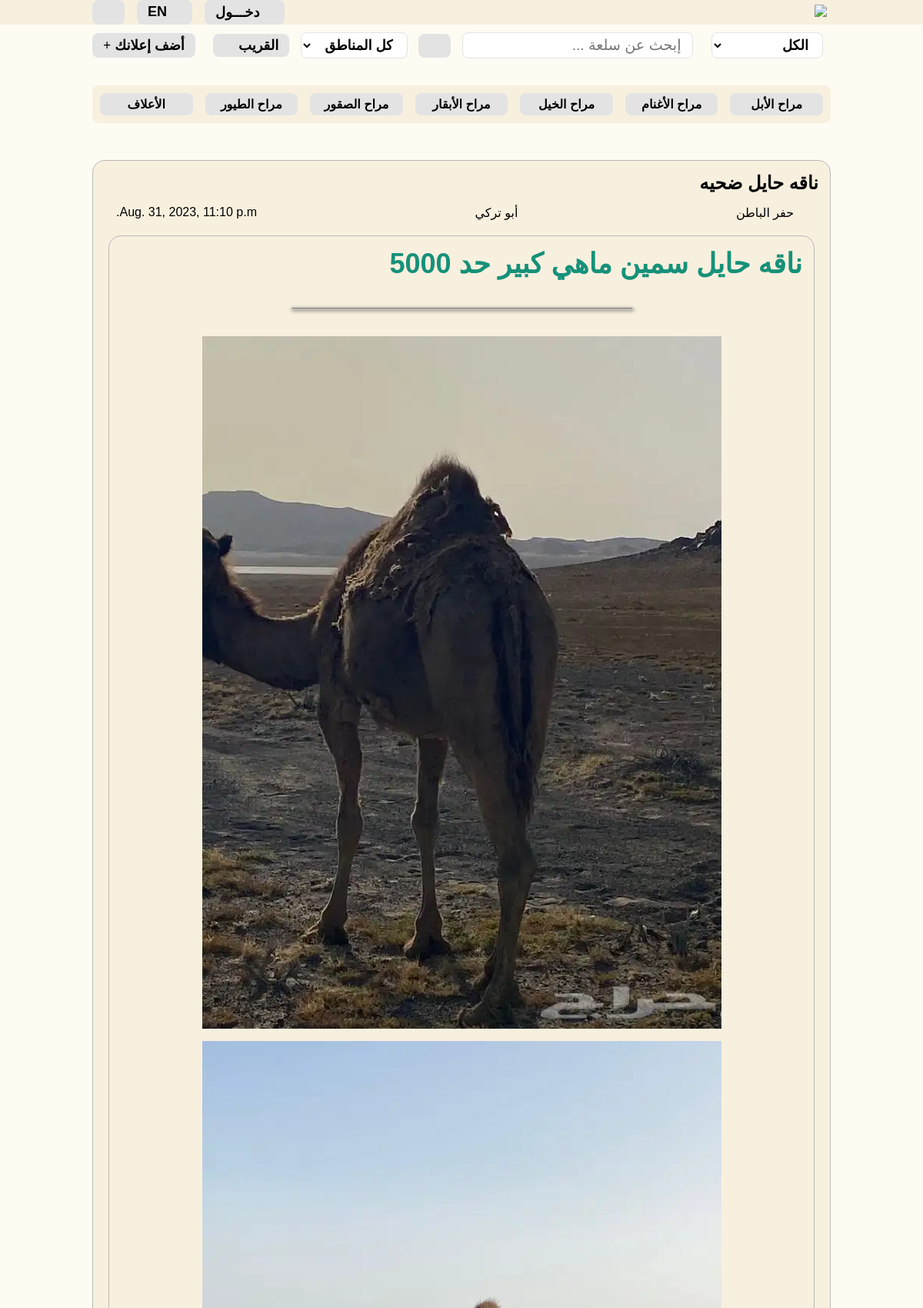
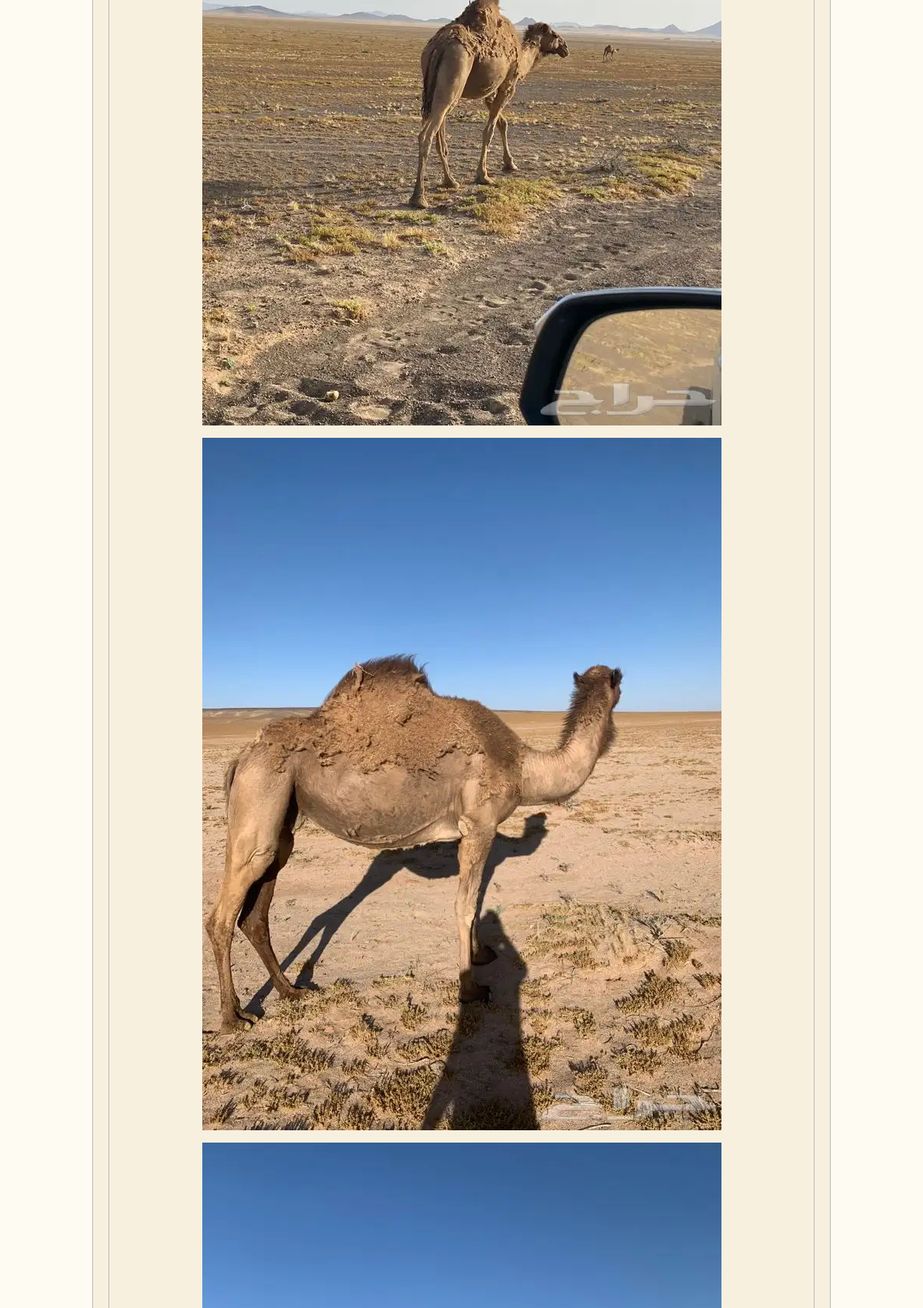
The page /post/detail/4 (upper part) on the database its author committed (2 pictures, top to bottom).
### post_app/models.py (models this page shows, shortened)
class Post_Category(models.Model):
    name         = models.CharField(max_length=250, blank=True, null=True)
    created_date = models.DateTimeField(auto_now_add=True)
    last_update  = models.DateTimeField(auto_now=True)
    slug         = models.SlugField(max_length=100, unique=True, null=True)
    class Meta:
        verbose_name = 'category'
        verbose_name_plural = 'categories'

class Post(models.Model):
    status       = models.CharField(max_length=150, default='published')
    subject      = models.CharField(max_length=250, blank=True, null=True)
    created_by   = models.ForeignKey(User, on_delete=models.DO_NOTHING, blank=True, null=True)
    location     = models.ForeignKey(Location, on_delete=models.DO_NOTHING, null=True, blank=True)
    text         = models.TextField(max_length=1000, blank=True, null=True)
    category     = models.ForeignKey(Post_Category, on_delete=models.DO_NOTHING, blank=True, null=True)
    sub_category     = models.ForeignKey(Sub_Category, on_delete=models.DO_NOTHING, blank=True, null=True)
    created_date = models.DateTimeField(auto_now_add=True)
    last_update  = models.DateTimeField(auto_now=True)

class Location(models.Model):
    name         = models.CharField(max_length=250, blank=True, null=True)
    created_date = models.DateTimeField(auto_now_add=True)
    last_update  = models.DateTimeField(auto_now=True)
    def __str__(self):
        return self.name

class Post_Images(models.Model):
    post         = models.ForeignKey(Post, on_delete=models.CASCADE, blank=True, null=True, related_name='post_images')
    def upload_file(self, filename):
        return f'post_images/{self.post.id}/{filename}'
    image        = models.ImageField(upload_to=upload_file, blank=True, null=True)
    created_date = models.DateTimeField(auto_now_add=True)
    last_update  = models.DateTimeField(auto_now=True)

### user_app/models.py (models this page shows, shortened)
class User(AbstractBaseUser, PermissionsMixin):
    email               = models.EmailField(unique=True)
    full_name           = models.CharField(max_length=255)
    nikname             = models.CharField(max_length=100, blank=True, null=True, unique=True)
    email_verified      = models.BooleanField(default=False)
    mobile_verified     = models.BooleanField(default=False)
    created_date        = models.DateTimeField(auto_now_add=True)
    last_update         = models.DateTimeField(auto_now=True)
    fcm_token           = models.CharField(max_length=500, blank=True, null=True)
    mobile              = models.CharField(max_length=255, blank=True ,  default='+966 ', null=True)
    def image_upload(instance, filename):
        userName = str(instance.email).replace(re.search("\@.*", str(instance.email)).group(), "")
        return 'userApp/User_Profile_Photo/' + userName + '/'+filename
    profile_photo = models.ImageField(upload_to= image_upload, blank=True, max_length=500)
    LANGUAGE_CHOICES = (
                        ('en-us', 'English'),
                        ('ar', 'Arabic'),
                        )
    language = models.CharField(default='en-us', choices=LANGUAGE_CHOICES, max_length=5)
    date_joined   = models.DateTimeField(auto_now_add=True)
    is_active     = models.BooleanField(default=True)
    is_admin      = models.BooleanField(default=False)
    is_staff      = models.BooleanField(default=False)
    is_superuser  = models.BooleanField(default=False)
    is_online             = models.BooleanField(default=False)
    objects = MyAccountManager()
    USERNAME_FIELD =  'email'
    REQUIRED_FIELDS = [ 'full_name',]
    class Meta:
        ordering = ['-id']

### post_app/views.py (the view, shortened to what this page needs)
# urls.py: path('detail/<int:pk>', views.post_detail, name='post.detail'),
def post_detail(request, pk):
    thePost = Post.objects.get(pk=pk)
    return render(request, 'Post/detail.html', {"thePost":thePost})

### post_app/context_processors.py (called while the page is built)
def categories_list(request):
    categories = Post_Category.objects.all().values('name','id')
    return dict(categories=categories)

def location_list(request):
    location = Location.objects.all().values('name','id')
    return dict(location=location)

### templates/Post/detail.html (shortened to what this page needs)
{% extends 'base.html' %}
{% block main_content %}
    <div class="main-content">
        <div class="post-card">
          <div class="post-subject">
            <h2>
              {{thePost.subject}}
            </h2>
          </div>
          <div class="post-subDetail">
             <div class="location">
               <i class="fa fa-location"></i>
               {{thePost.location}}
             </div>
             <div class="user">
               <i class="fa fa-user"></i>
               {{thePost.created_by.nikname}}
             </div>
             <div class="DateTime">
               <i class="fa fa-clock"></i>
               {{thePost.created_date}}
             </div>
          </div>
          <div class="post-body">
           <p>
            {{thePost.text | safe}}
           </p>
           <br/>
           <hr>
           <br/>
           <div class="post-photos">
            {%for image in thePost.post_images.all%}
               <img src="{{image.image.url}}"/>
            {%endfor%}
           </div>
          </div>
        </div>
       </div>
{% endblock main_content %}

### templates/base.html (shortened to what this page needs)
{%load static%}
<!DOCTYPE html>
<html lang="en" dir="rtl">
<head>
    <link rel="stylesheet" href="{% static 'css/style.css' %}"/>
    <link rel="stylesheet" href="{% static 'fontawesome_6/css/all.min.css' %}"/>
      <link rel="stylesheet" href="{% static 'lib/sweetalert2/sweetalert2.min.css' %}">
</head>
<body >
    <nav>
      <a href="{% url 'home'%}">  <img src="{% static 'img/selectedLogo.svg' %}" class="logo"></a>
        <div>
            <ul>
                 {%if not request.user.id %}
                <li onclick="login()">
                    <i class="fa fa-sign-in" aria-hidden="true"></i>
                     دخـــول
                </li>
                {%endif%}
                <li>
                    <i class="fa fa-sort" aria-hidden="true"></i>
                    EN
                </li>
                <li>
                 <i class="fa fa-moon"></i>
                </li>
            </ul>
        </div>
    </nav>
    <subnav>
        <div>
            <form action="{%url 'post.search'%}" method="GET">
            <select class="search-select" name="category" id="category-select-id">
              <option value="all">الكل</option>
            </select>
        <input type="text" id="Search_input" placeholder="إبحث عن سلعة ..." name="searchKey"/>
        <button class="search-btn"><i class="fa fa-search"></i></button>
            <select class="search-select" name="location" id="location-select-id">
               <option  value="all">
                كل المناطق
               </option>
            </select>
            <a class="search-btn">
                القريب
                <i class="fa fa-map"></i>
            </a>
        </form>
        </div>
        <a class="search-btn" href="{%url 'post.create'%}">
            أضف إعلانك
            <i class="fa fa-add"></i>
        </a>
    </subnav>
    <div class="Categories-warp">
    <div class="Categories">
        {%for category in categories%}
       <a href="#">
       {{category.name}}
       </a>
       {%endfor%}
    </div>
    </div>
    {% block main_content %}
  {% endblock main_content %}
</body>
</html>

### static/css/style.css (style rules this page uses)
:root { --dark-primary : #F8F0DF; --light-primary : #FEFBF3; --secondary : #e3e3e4; --secondary2 : #d6d4d4; }
* { padding: 0; margin: 0; border: none; outline: none; box-sizing: border-box; font-family: 'Tajawal', sans-serif; }
.logo { width: 100px; margin: 5px; }
body { background: var(--light-primary); }
nav { width: 100%; display: flex; align-items: center; justify-content: space-between; padding-left: 10%; padding-right: 10%; background: var( --dark-primary); }
.main-content { display: flex; margin-left: 10%; margin-right: 10%; margin-top: 4%; flex-direction: column; align-items: center; justify-content: space-between; gap: 1rem; }
subnav { width: 100%; display: flex; align-items: center; justify-content: space-between; padding-left: 10%; padding-right: 10%; }
nav ul { list-style: none; display: flex; gap: 1rem; }
nav ul li { background: var(--Gray); padding: 5px 14px; border-radius: 0.5rem; font-weight: 600; font-size: large; cursor: pointer; color: #000000; transition: all 0.3s ease-in-out; background: var(--secondary); }
input { border: solid var( --secondary) 1px; }
#Search_input { border-radius: 0.5rem; background: #fff; width: 300px; padding: 5px 14px; margin: 10px; font-size: larger; }
.search-select { font-size: large; padding: 5px 14px; border-radius: 0.5rem; border: solid var( --secondary) 1px; background: #fff; cursor: pointer; color: #000; width: fit-content; margin: 10px; font-weight: 600; }
.search-btn { font-size: large; background: var(--secondary); padding: 5px 14px; border-radius: 0.5rem; cursor: pointer; color: #000; font-weight: 600; transition: all 0.3s ease-in-out; text-decoration: none; }
.Categories-warp { margin-left: 10%; margin-right: 10%; overflow-x: auto; border-radius: 0.5rem; }
.Categories { width: 100%; display: flex; align-items: center; justify-content: space-between; padding: 10px; margin-top: 25px; background: var(--dark-primary); border-radius: 0.5rem; gap: 1rem; }
.Categories a { width: 150px; height: 100%; min-height: 100%; background: var(--secondary); padding: 5px 14px; border-radius: 0.5rem; cursor: pointer; transition: all 0.3s ease-in-out; text-decoration: none; text-align: center; color: #000; font-weight: 600; }
hr { border: none; height: 1px; width: 50%; background: #7e7e7e; margin: auto; align-self: center; margin-top: 15px; margin-bottom: 15px; box-shadow: #707070 1px 2px 5px 1px; }
.post-card { width: 100%; height: fit-content; border-radius: 1rem; border: #b8b8b8 solid 1px; background: var(--dark-primary); display: flex; flex-direction: column; padding: 15px; }
.post-subDetail { padding: 15px; width: 100%; display: flex; flex-direction: row; justify-content: space-between; align-content: center; background: var(--dark-primary);; border-radius: 1rem; }
.post-body { border-radius: 1rem; margin: 5px; padding: 15px; font-size: large; border: #b8b8b8 solid 1px; }
.post-photos { width: 100%; display: flex; flex-direction: column; justify-content: space-between; align-items: center; gap: 1rem; }
.post-photos img { max-width: 100% }

### rows shown on the page
Post_Category: name "مراح الأبل"
Post_Category: name "مراح الأغنام"
Post_Category: name "مراح الخيل"
Post_Category: name "مراح الأبقار"
Post_Category: name "مراح الصقور"
Post_Category: name "مراح الطيور"
Post_Category: name "الأعلاف"
Post: subject "ناقه حايل ضحيه", location "حفر الباطن", created_by.nikname "أبو تركي", created_date "Aug. 31, 2023, 11:10 p.m.", text "ناقه حايل سمين ماهي كبير حد 5000"
Post_Images: image (picture)
Post_Images: image (picture)
Post_Images: image (picture)
Post_Images: image (picture)
